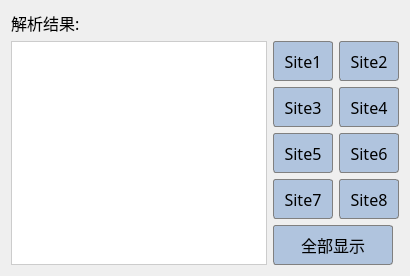
             <widget class="QWidget" name="tab_12">
              <attribute name="title">
               <string>SiteSocketInit</string>
              </attribute>
              <layout class="QGridLayout" name="gridLayout_37">
               <item row="0" column="0">
                <widget class="QLabel" name="labelJsonRpcResult">
                 <property name="font">
                  <font>
                   <family>微软雅黑</family>
                   <pointsize>12</pointsize>
                  </font>
                 </property>
                 <property name="text">
                  <string>解析结果:</string>
                 </property>
                </widget>
               </item>
               <item row="1" column="0" rowspan="2">
                <widget class="QTableView" name="tableViewJsonRpcResult">
                 <property name="styleSheet">
                  <string notr="true">QTableView {
    alternate-background-color: #f0f0f0; /* Alternate row color */
    background-color: #ffffff; /* Table background color */
    gridline-color: #cccccc; /* Color of the grid lines */
    selection-background-color: #4286f4; /* Background color of selected items */
    selection-color: #ffffff; /* Text color of selected items */
    border: 1px solid #cccccc; /* Border around the table view */
}

QTableView::item {
    padding: 5px; /* Padding around each item */
}

QTableView::item:selected {
    background: #4286f4; /* Background color of selected items */
    color: #ffffff; /* Text color of selected items */
}

QHeaderView::section {
    background-color: #e0e0e0; /* Header section background color */
    color: #333333; /* Header text color */
    padding: 4px; /* Padding inside each header section */
    border: 1px solid #cccccc; /* Border around header sections */
    font-weight: bold; /* Make header text bold */
}

QHeaderView::section:horizontal {
    border-top: 0px; /* Remove top border for horizontal headers */
}

QHeaderView::section:vertical {
    border-left: 0px; /* Remove left border for vertical headers */
}</string>
                 </property>
                </widget>
               </item>
               <item row="1" column="1">
                <layout class="QGridLayout" name="gridLayout_28">
                 <item row="0" column="0">
                  <widget class="QPushButton" name="pushButtonSite1">
                   <property name="sizePolicy">
                    <sizepolicy hsizetype="Expanding" vsizetype="Expanding">
                     <horstretch>0</horstretch>
                     <verstretch>0</verstretch>
                    </sizepolicy>
                   </property>
                   <property name="minimumSize">
                    <size>
                     <width>60</width>
                     <height>40</height>
                    </size>
                   </property>
                   <property name="maximumSize">
                    <size>
                     <width>60</width>
                     <height>40</height>
                    </size>
                   </property>
                   <property name="font">
                    <font>
                     <family>微软雅黑</family>
                     <pointsize>12</pointsize>
                    </font>
                   </property>
                   <property name="styleSheet">
                    <string notr="true">QPushButton {
    background-color: #B0C4DE;
    border: 1px solid gray;
    border-radius: 3px;
}
QPushButton:hover {
    background-color: #9CB4D8;
}</string>
                   </property>
                   <property name="text">
                    <string>Site1</string>
                   </property>
                  </widget>
                 </item>
                 <item row="0" column="1">
                  <widget class="QPushButton" name="pushButtonSite2">
                   <property name="sizePolicy">
                    <sizepolicy hsizetype="Expanding" vsizetype="Expanding">
                     <horstretch>0</horstretch>
                     <verstretch>0</verstretch>
                    </sizepolicy>
                   </property>
                   <property name="minimumSize">
                    <size>
                     <width>60</width>
                     <height>40</height>
                    </size>
                   </property>
                   <property name="maximumSize">
                    <size>
                     <width>60</width>
                     <height>40</height>
                    </size>
                   </property>
                   <property name="font">
                    <font>
                     <family>微软雅黑</family>
                     <pointsize>12</pointsize>
                    </font>
                   </property>
                   <property name="styleSheet">
                    <string notr="true">QPushButton {
    background-color: #B0C4DE;
    border: 1px solid gray;
    border-radius: 3px;
}
QPushButton:hover {
    background-color: #9CB4D8;
}</string>
                   </property>
                   <property name="text">
                    <string>Site2</string>
                   </property>
                  </widget>
                 </item>
                 <item row="1" column="0">
                  <widget class="QPushButton" name="pushButtonSite3">
                   <property name="sizePolicy">
                    <sizepolicy hsizetype="Expanding" vsizetype="Expanding">
                     <horstretch>0</horstretch>
                     <verstretch>0</verstretch>
                    </sizepolicy>
                   </property>
                   <property name="minimumSize">
                    <size>
                     <width>60</width>
                     <height>40</height>
                    </size>
                   </property>
                   <property name="maximumSize">
                    <size>
                     <width>60</width>
                     <height>40</height>
                    </size>
                   </property>
                   <property name="font">
                    <font>
                     <family>微软雅黑</family>
                     <pointsize>12</pointsize>
                    </font>
                   </property>
                   <property name="styleSheet">
                    <string notr="true">QPushButton {
    background-color: #B0C4DE;
    border: 1px solid gray;
    border-radius: 3px;
}
QPushButton:hover {
    background-color: #9CB4D8;
}</string>
                   </property>
                   <property name="text">
                    <string>Site3</string>
                   </property>
                  </widget>
                 </item>
                 <item row="1" column="1">
                  <widget class="QPushButton" name="pushButtonSite4">
                   <property name="sizePolicy">
                    <sizepolicy hsizetype="Expanding" vsizetype="Expanding">
                     <horstretch>0</horstretch>
                     <verstretch>0</verstretch>
                    </sizepolicy>
                   </property>
                   <property name="minimumSize">
                    <size>
                     <width>60</width>
                     <height>40</height>
                    </size>
                   </property>
                   <property name="maximumSize">
                    <size>
                     <width>60</width>
                     <height>40</height>
                    </size>
                   </property>
                   <property name="font">
                    <font>
                     <family>微软雅黑</family>
                     <pointsize>12</pointsize>
                    </font>
                   </property>
                   <property name="styleSheet">
                    <string notr="true">QPushButton {
    background-color: #B0C4DE;
    border: 1px solid gray;
    border-radius: 3px;
}
QPushButton:hover {
    background-color: #9CB4D8;
}</string>
                   </property>
                   <property name="text">
                    <string>Site4</string>
                   </property>
                  </widget>
                 </item>
                 <item row="2" column="0">
                  <widget class="QPushButton" name="pushButtonSite5">
                   <property name="sizePolicy">
                    <sizepolicy hsizetype="Expanding" vsizetype="Expanding">
                     <horstretch>0</horstretch>
                     <verstretch>0</verstretch>
                    </sizepolicy>
                   </property>
                   <property name="minimumSize">
                    <size>
                     <width>60</width>
                     <height>40</height>
                    </size>
                   </property>
                   <property name="maximumSize">
                    <size>
                     <width>60</width>
                     <height>40</height>
                    </size>
                   </property>
                   <property name="font">
                    <font>
                     <family>微软雅黑</family>
                     <pointsize>12</pointsize>
                    </font>
                   </property>
                   <property name="styleSheet">
                    <string notr="true">QPushButton {
    background-color: #B0C4DE;
    border: 1px solid gray;
    border-radius: 3px;
}
QPushButton:hover {
    background-color: #9CB4D8;
}</string>
                   </property>
                   <property name="text">
                    <string>Site5</string>
                   </property>
                  </widget>
                 </item>
                 <item row="2" column="1">
                  <widget class="QPushButton" name="pushButtonSite6">
                   <property name="sizePolicy">
                    <sizepolicy hsizetype="Expanding" vsizetype="Expanding">
                     <horstretch>0</horstretch>
                     <verstretch>0</verstretch>
                    </sizepolicy>
                   </property>
                   <property name="minimumSize">
                    <size>
                     <width>60</width>
                     <height>40</height>
                    </size>
                   </property>
                   <property name="maximumSize">
                    <size>
                     <width>60</width>
                     <height>40</height>
                    </size>
                   </property>
                   <property name="font">
                    <font>
                     <family>微软雅黑</family>
                     <pointsize>12</pointsize>
                    </font>
                   </property>
                   <property name="styleSheet">
                    <string notr="true">QPushButton {
    background-color: #B0C4DE;
    border: 1px solid gray;
    border-radius: 3px;
}
QPushButton:hover {
    background-color: #9CB4D8;
}</string>
                   </property>
                   <property name="text">
                    <string>Site6</string>
                   </property>
                  </widget>
                 </item>
                 <item row="3" column="0">
                  <widget class="QPushButton" name="pushButtonSite7">
                   <property name="sizePolicy">
                    <sizepolicy hsizetype="Expanding" vsizetype="Expanding">
                     <horstretch>0</horstretch>
                     <verstretch>0</verstretch>
                    </sizepolicy>
                   </property>
                   <property name="minimumSize">
                    <size>
                     <width>60</width>
                     <height>40</height>
                    </size>
                   </property>
                   <property name="maximumSize">
                    <size>
                     <width>60</width>
                     <height>40</height>
                    </size>
                   </property>
                   <property name="font">
                    <font>
                     <family>微软雅黑</family>
                     <pointsize>12</pointsize>
                    </font>
                   </property>
                   <property name="styleSheet">
                    <string notr="true">QPushButton {
    background-color: #B0C4DE;
    border: 1px solid gray;
    border-radius: 3px;
}
QPushButton:hover {
    background-color: #9CB4D8;
}</string>
                   </property>
                   <property name="text">
                    <string>Site7</string>
                   </property>
                  </widget>
                 </item>
                 <item row="3" column="1">
                  <widget class="QPushButton" name="pushButtonSite8">
                   <property name="sizePolicy">
                    <sizepolicy hsizetype="Expanding" vsizetype="Expanding">
                     <horstretch>0</horstretch>
                     <verstretch>0</verstretch>
                    </sizepolicy>
                   </property>
                   <property name="minimumSize">
                    <size>
                     <width>60</width>
                     <height>40</height>
                    </size>
                   </property>
                   <property name="maximumSize">
                    <size>
                     <width>60</width>
                     <height>40</height>
                    </size>
                   </property>
                   <property name="font">
                    <font>
                     <family>微软雅黑</family>
                     <pointsize>12</pointsize>
                    </font>
                   </property>
                   <property name="styleSheet">
                    <string notr="true">QPushButton {
    background-color: #B0C4DE;
    border: 1px solid gray;
    border-radius: 3px;
}
QPushButton:hover {
    background-color: #9CB4D8;
}</string>
                   </property>
                   <property name="text">
                    <string>Site8</string>
                   </property>
                  </widget>
                 </item>
                </layout>
               </item>
               <item row="2" column="1">
                <widget class="QPushButton" name="pushButtonJsonRpcResult">
                 <property name="sizePolicy">
                  <sizepolicy hsizetype="Expanding" vsizetype="Expanding">
                   <horstretch>0</horstretch>
                   <verstretch>0</verstretch>
                  </sizepolicy>
                 </property>
                 <property name="minimumSize">
                  <size>
                   <width>60</width>
                   <height>40</height>
                  </size>
                 </property>
                 <property name="maximumSize">
                  <size>
                   <width>120</width>
                   <height>40</height>
                  </size>
                 </property>
                 <property name="font">
                  <font>
                   <family>微软雅黑</family>
                   <pointsize>12</pointsize>
                  </font>
                 </property>
                 <property name="styleSheet">
                  <string notr="true">QPushButton {
    background-color: #B0C4DE;
    border: 1px solid gray;
    border-radius: 3px;
}
QPushButton:hover {
    background-color: #9CB4D8;
}</string>
                 </property>
                 <property name="text">
                  <string>全部显示</string>
                 </property>
                </widget>
               </item>
              </layout>
             </widget>
